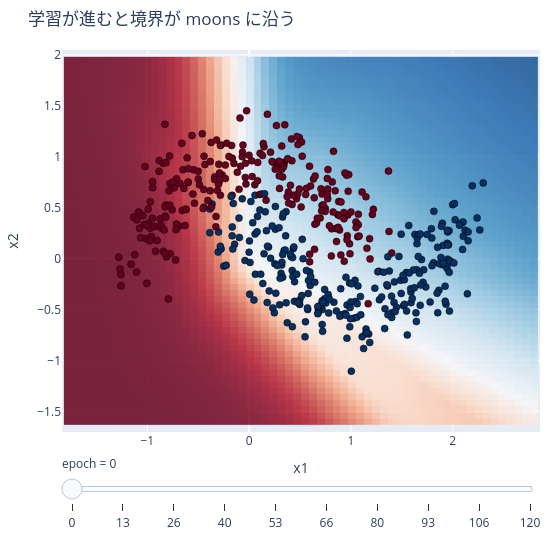

Source (notebook cell):
### Markdown cell above
### ▶ 触って確かめる — 学習中に境界が育つ（HTML でも動く）

上の 4 枚を、スライダーで連続的に。エポックを進めると、ミニバッチ SGD が決定境界を
直線から moons の形へ育てていきます（上の JupyterLab 限定ウィジェットと違い、これは**静的 HTML でも動作**）。

### Code cell
import plotly.io as pio

pio.renderers.default = "plotly_mimetype+notebook_connected"
fig = plotting.plotly_decision_boundary(Xm, ym, title="学習が進むと境界が moons に沿う")
fig.show()

### Figure 1 — Plotly figure (JSON) as saved in the notebook; plotly's stock layout.template omitted (floating-point values rounded to 4 significant figures; data arrays with more than 128 entries replaced by an {"elided": "..."} marker saying what was removed)
{"data": [{"colorscale": [[0.0, "rgb(103,0,31)"], [0.1, "rgb(178,24,43)"], [0.2, "rgb(214,96,77)"], [0.3, "rgb(244,165,130)"], [0.4, "rgb(253,219,199)"], [0.5, "rgb(247,247,247)"], [0.6, "rgb(209,229,240)"], [0.7, "rgb(146,197,222)"], [0.8, "rgb(67,147,195)"], [0.9, "rgb(33,102,172)"], [1.0, "rgb(5,48,97)"]], "opacity": 0.85, "showscale": false, "type": "heatmap", "x": [-1.781, -1.703, -1.626, -1.548, -1.47, -1.393, -1.315, -1.238, -1.16, -1.082, -1.005, -0.927, -0.8494, -0.7718, -0.6942, -0.6165, -0.5389, -0.4613, -0.3837, -0.3061, -0.2284, -0.1508, -0.07318, 0.004445, 0.08207, 0.1597, 0.2373, 0.3149, 0.3926, 0.4702, 0.5478, 0.6254, 0.7031, 0.7807, 0.8583, 0.9359, 1.014, 1.091, 1.169, 1.246, 1.324, 1.402, 1.479, 1.557, 1.635, 1.712, 1.79, 1.867, 1.945, 2.023, 2.1, 2.178, 2.256, 2.333, 2.411, 2.488, 2.566, 2.644, 2.721, 2.799], "y": [-1.606, -1.546, -1.485, -1.425, -1.365, -1.304, -1.244, -1.184, -1.124, -1.063, -1.003, -0.9427, -0.8824, -0.8221, -0.7618, -0.7015, -0.6412, -0.5809, -0.5206, -0.4603, -0.4, -0.3397, -0.2795, -0.2192, -0.1589, -0.09858, -0.03829, 0.022, 0.08229, 0.1426, 0.2029, 0.2632, 0.3235, 0.3837, 0.444, 0.5043, 0.5646, 0.6249, 0.6852, 0.7455, 0.8058, 0.8661, 0.9264, 0.9867, 1.047, 1.107, 1.168, 1.228, 1.288, 1.348, 1.409, 1.469, 1.529, 1.59, 1.65, 1.71, 1.77, 1.831, 1.891, 1.951], "z": {"elided": "60x60 float values"}, "zmax": 1, "zmin": 0}, {"marker": {"color": {"elided": "500 int values"}, "colorscale": [[0.0, "rgb(103,0,31)"], [0.1, "rgb(178,24,43)"], [0.2, "rgb(214,96,77)"], [0.3, "rgb(244,165,130)"], [0.4, "rgb(253,219,199)"], [0.5, "rgb(247,247,247)"], [0.6, "rgb(209,229,240)"], [0.7, "rgb(146,197,222)"], [0.8, "rgb(67,147,195)"], [0.9, "rgb(33,102,172)"], [1.0, "rgb(5,48,97)"]], "line": {"color": "black", "width": 0.5}, "size": 7}, "mode": "markers", "showlegend": false, "type": "scatter", "x": {"elided": "500 float values"}, "y": {"elided": "500 float values"}}], "layout": {"height": 540, "margin": {"b": 40, "l": 50, "r": 20, "t": 50}, "sliders": [{"currentvalue": {"prefix": "epoch = "}, "steps": [{"args": [["0"], {"frame": {"duration": 0, "redraw": true}, "mode": "immediate"}], "label": "0", "method": "animate"}, {"args": [["13"], {"frame": {"duration": 0, "redraw": true}, "mode": "immediate"}], "label": "13", "method": "animate"}, {"args": [["26"], {"frame": {"duration": 0, "redraw": true}, "mode": "immediate"}], "label": "26", "method": "animate"}, {"args": [["40"], {"frame": {"duration": 0, "redraw": true}, "mode": "immediate"}], "label": "40", "method": "animate"}, {"args": [["53"], {"frame": {"duration": 0, "redraw": true}, "mode": "immediate"}], "label": "53", "method": "animate"}, {"args": [["66"], {"frame": {"duration": 0, "redraw": true}, "mode": "immediate"}], "label": "66", "method": "animate"}, {"args": [["80"], {"frame": {"duration": 0, "redraw": true}, "mode": "immediate"}], "label": "80", "method": "animate"}, {"args": [["93"], {"frame": {"duration": 0, "redraw": true}, "mode": "immediate"}], "label": "93", "method": "animate"}, {"args": [["106"], {"frame": {"duration": 0, "redraw": true}, "mode": "immediate"}], "label": "106", "method": "animate"}, {"args": [["120"], {"frame": {"duration": 0, "redraw": true}, "mode": "immediate"}], "label": "120", "method": "animate"}]}], "title": {"text": "学習が進むと境界が moons に沿う"}, "width": 560, "xaxis": {"range": [-1.781, 2.799], "title": {"text": "x1"}}, "yaxis": {"range": [-1.606, 1.951], "scaleanchor": "x", "title": {"text": "x2"}}}}
